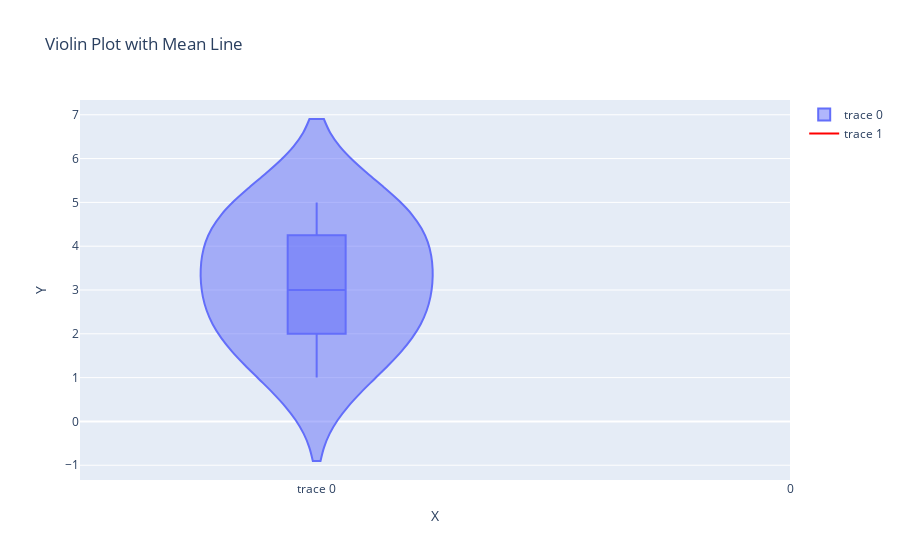

The cell this chart's notebook holds for it:
### Code cell
# Data for the violin plot
data = [1, 2, 2, 3, 3, 4, 4, 5, 5]

# Create a violin plot
violin = go.Violin(y=data, box_visible=True)

# Calculate the mean of the data
mean_y = sum(data) / len(data)

# Create a line trace for the mean
mean_trace = go.Scatter(y=[mean_y], mode='lines', line=dict(color='red', width=2))

# Create a layout for the plot
layout = go.Layout(title='Violin Plot with Mean Line', xaxis=dict(title='X'), yaxis=dict(title='Y'))

# Create the plot
fig = go.Figure(data=[violin, mean_trace], layout=layout)

# Show the plot
fig.show()

### Figure 1 — Plotly figure (JSON) as saved in the notebook; plotly's stock layout.template omitted (floating-point values rounded to 4 significant figures)
{"data": [{"box": {"visible": true}, "type": "violin", "y": [1, 2, 2, 3, 3, 4, 4, 5, 5]}, {"line": {"color": "red", "width": 2}, "mode": "lines", "type": "scatter", "y": [3.222]}], "layout": {"title": {"text": "Violin Plot with Mean Line"}, "xaxis": {"title": {"text": "X"}}, "yaxis": {"title": {"text": "Y"}}}}
